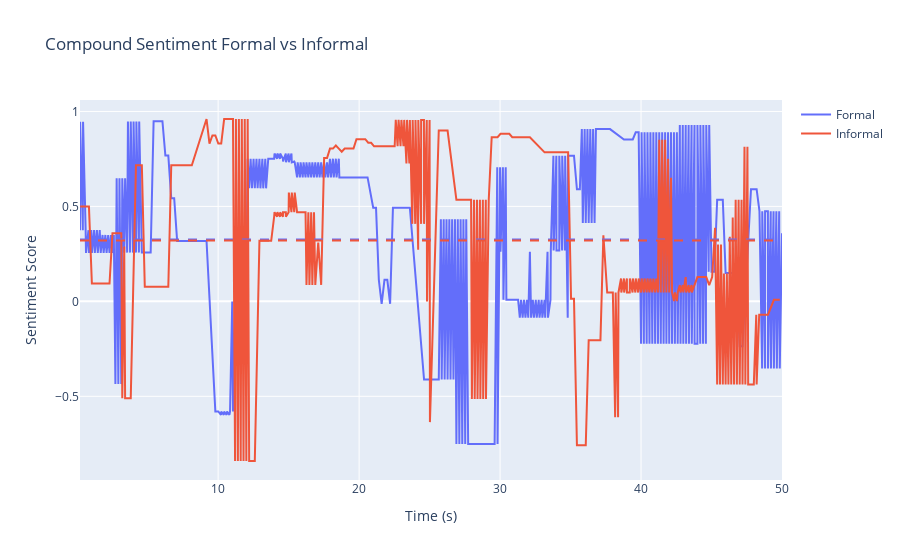

The code cell stored with this chart in its notebook:
### Code cell
import plotly.graph_objects as go
import numpy as np

def plot_sentiment(df1, df2, title):
    fig = go.Figure()
    
    fig.add_trace(go.Scatter(x=df1['time'], y=df1['compound_sentiment'], mode='lines', name='Formal'))
    fig.add_trace(go.Scatter(x=df2['time'], y=df2['compound_sentiment'], mode='lines', name='Informal'))
    
    fig.add_hline(y=np.nanmean(df1['compound_sentiment']), line_dash="dash", name='Formal Mean', line_color='#636EFA')
    fig.add_hline(y=np.nanmean(df2['compound_sentiment']), line_dash="dash", name='Informal Mean', line_color='#EF553B')
    
    fig.update_layout(
        xaxis=dict(title='Time (s)', showgrid=True),
        yaxis=dict(title='Sentiment Score', showgrid=True),
        title=title
        )
    
    fig.show()


# Plot mean sentiment distributions for formal and informal speakers
plot_sentiment(formal_mean, informal_mean, 'Compound Sentiment Formal vs Informal')

### Figure 1 — Plotly figure (JSON) as saved in the notebook; plotly's stock layout.template omitted (floating-point values rounded to 4 significant figures; data arrays with more than 128 entries replaced by an {"elided": "..."} marker saying what was removed)
{"data": [{"mode": "lines", "name": "Formal", "type": "scatter", "x": {"elided": "358 float values"}, "y": {"elided": "358 float values"}}, {"mode": "lines", "name": "Informal", "type": "scatter", "x": {"elided": "304 float values"}, "y": {"elided": "304 float values"}}], "layout": {"shapes": [{"line": {"color": "#636EFA", "dash": "dash"}, "name": "Formal Mean", "type": "line", "x0": 0, "x1": 1, "xref": "x domain", "y0": 0.3257, "y1": 0.3257, "yref": "y"}, {"line": {"color": "#EF553B", "dash": "dash"}, "name": "Informal Mean", "type": "line", "x0": 0, "x1": 1, "xref": "x domain", "y0": 0.3198, "y1": 0.3198, "yref": "y"}], "title": {"text": "Compound Sentiment Formal vs Informal"}, "xaxis": {"showgrid": true, "title": {"text": "Time (s)"}}, "yaxis": {"showgrid": true, "title": {"text": "Sentiment Score"}}}}
